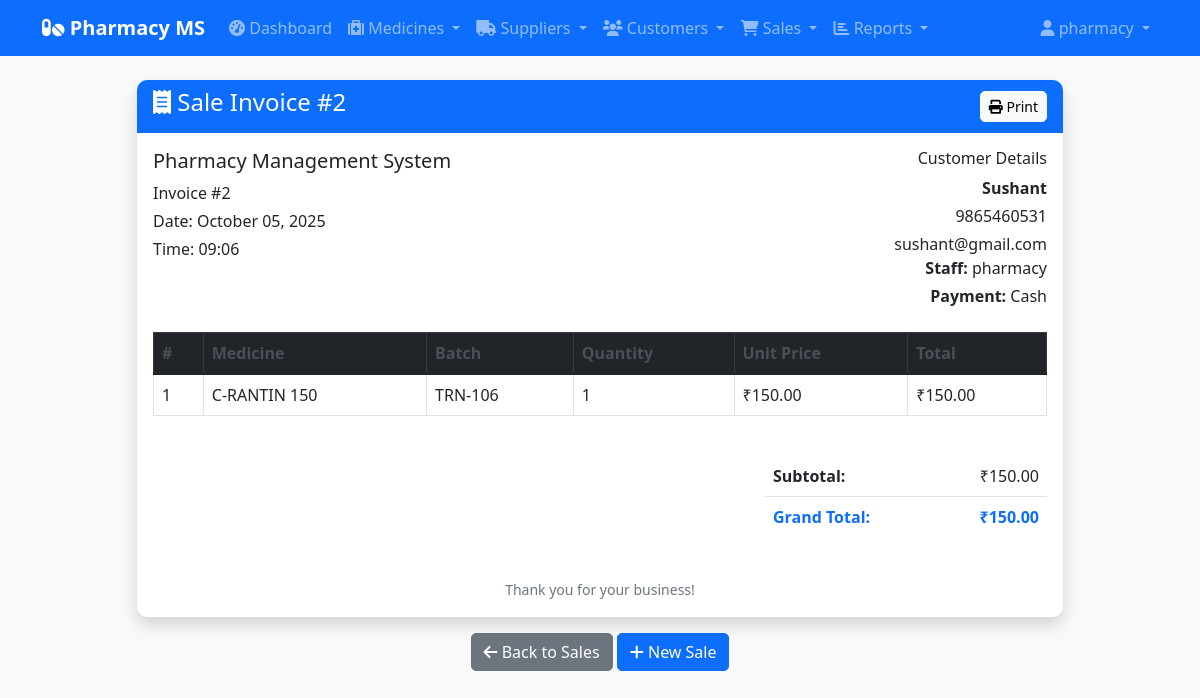
/sales/sales/2/ (signed in), run on the app's committed database.
### sales/models.py (models this page shows, shortened)
class Sale(models.Model):
    customer = models.ForeignKey(Customer, on_delete=models.CASCADE, null=True, blank=True)
    staff = models.ForeignKey(User, on_delete=models.CASCADE)
    total_amount = models.DecimalField(max_digits=10, decimal_places=2)
    discount = models.DecimalField(max_digits=10, decimal_places=2, default=0)
    tax = models.DecimalField(max_digits=10, decimal_places=2, default=0)
    final_amount = models.DecimalField(max_digits=10, decimal_places=2)
    payment_method = models.CharField(max_length=20, choices=[
        ('cash', 'Cash'),
        ('card', 'Card'),
        ('upi', 'UPI'),
        ('other', 'Other')
    ], default='cash')
    created_at = models.DateTimeField(auto_now_add=True)
    updated_at = models.DateTimeField(auto_now=True)

class SaleItem(models.Model):
    sale = models.ForeignKey(Sale, on_delete=models.CASCADE, related_name='items')
    medicine = models.ForeignKey(Medicine, on_delete=models.CASCADE)
    quantity = models.PositiveIntegerField()
    unit_price = models.DecimalField(max_digits=10, decimal_places=2)
    total_price = models.DecimalField(max_digits=10, decimal_places=2)

### accounts/models.py (models this page shows, shortened)
class Customer(models.Model):
    user = models.OneToOneField(User, on_delete=models.CASCADE, null=True, blank=True)
    name = models.CharField(max_length=100)
    contact_no = models.CharField(max_length=20)
    email = models.EmailField(blank=True)
    address = models.TextField(blank=True)
    date_of_birth = models.DateField(null=True, blank=True)
    medical_history = models.TextField(blank=True)
    created_at = models.DateTimeField(auto_now_add=True)

### medicines/models.py (models this page shows, shortened)
class Medicine(models.Model):
    name = models.CharField(max_length=100)
    manufacturer = models.CharField(max_length=100)
    batch_no = models.CharField(max_length=50)
    quantity = models.PositiveIntegerField()
    price = models.FloatField()
    expiry_date = models.DateField()
    added_on = models.DateTimeField(auto_now_add=True)

### sales/views.py (the view)
# urls.py: path('sales/<int:pk>/', views.sale_detail, name='sale_detail'),
@login_required
def sale_detail(request, pk):
    sale = get_object_or_404(Sale, pk=pk)
    items = sale.items.all()
    discount_amount = (sale.total_amount * sale.discount) / 100 if sale.discount > 0 else Decimal('0.00')
    taxable_amount = sale.total_amount - discount_amount
    tax_amount = (taxable_amount * sale.tax) / 100 if sale.tax > 0 else Decimal('0.00')
    context = {
        'sale': sale,
        'items': items,
        'discount_amount': discount_amount,
        'tax_amount': tax_amount,
    }
    return render(request, 'sales/sale_detail.html', context)

### templates/sales/sale_detail.html (shortened to what this page needs)
{% extends 'base.html' %}
{% block content %}
<div class="row justify-content-center">
    <div class="col-lg-10">
        <div class="card shadow">
            <div class="card-header bg-primary text-white d-flex justify-content-between align-items-center">
                <h4><i class="fas fa-receipt"></i> Sale Invoice #{{ sale.id }}</h4>
                <div>
                    <button onclick="window.print()" class="btn btn-light btn-sm">
                        <i class="fas fa-print"></i> Print
                    </button>
                </div>
            </div>
            <div class="card-body">
                <div class="row mb-4">
                    <div class="col-md-6">
                        <h5>Pharmacy Management System</h5>
                        <p class="mb-1">Invoice #{{ sale.id }}</p>
                        <p class="mb-1">Date: {{ sale.created_at|date:"F d, Y" }}</p>
                        <p class="mb-0">Time: {{ sale.created_at|time:"H:i" }}</p>
                    </div>
                    <div class="col-md-6 text-end">
                        <h6>Customer Details</h6>
                        <p class="mb-1"><strong>{{ sale.customer.name|default:"Walk-in Customer" }}</strong></p>
                        {% if sale.customer %}
                            <p class="mb-1">{{ sale.customer.contact_no }}</p>
                            <p class="mb-0">{{ sale.customer.email }}</p>
                        {% endif %}
                        <p class="mb-1"><strong>Staff:</strong> {{ sale.staff.get_full_name|default:sale.staff.username }}</p>
                        <p class="mb-0"><strong>Payment:</strong> {{ sale.payment_method|title }}</p>
                    </div>
                </div>
                <div class="table-responsive mb-4">
                    <table class="table table-bordered">
                        <thead class="table-dark">
                            <tr>
                                <th>#</th>
                                <th>Medicine</th>
                                <th>Batch</th>
                                <th>Quantity</th>
                                <th>Unit Price</th>
                                <th>Total</th>
                            </tr>
                        </thead>
                        <tbody>
                            {% for item in items %}
                                <tr>
                                    <td>{{ forloop.counter }}</td>
                                    <td>{{ item.medicine.name }}</td>
                                    <td>{{ item.medicine.batch_no }}</td>
                                    <td>{{ item.quantity }}</td>
                                    <td>₹{{ item.unit_price }}</td>
                                    <td>₹{{ item.total_price }}</td>
                                </tr>
                            {% endfor %}
                        </tbody>
                    </table>
                </div>
                <div class="row">
                    <div class="col-md-8"></div>
                    <div class="col-md-4">
                        <table class="table table-borderless">
                            <tr>
                                <td><strong>Subtotal:</strong></td>
                                <td class="text-end">₹{{ sale.total_amount|floatformat:2 }}</td>
                            </tr>
                            <tr class="border-top">
                                <td><strong class="text-primary">Grand Total:</strong></td>
                                <td class="text-end"><strong class="text-primary">₹{{ sale.final_amount|floatformat:2 }}</strong></td>
                            </tr>
                        </table>
                    </div>
                </div>
                <div class="row mt-4">
                    <div class="col-12 text-center text-muted">
                        <small>Thank you for your business!</small>
                    </div>
                </div>
            </div>
        </div>
    </div>
</div>
<div class="row justify-content-center mt-3">
    <div class="col-lg-10 text-center">
        <a href="{% url 'sales:sale_list' %}" class="btn btn-secondary">
            <i class="fas fa-arrow-left"></i> Back to Sales
        </a>
        <a href="{% url 'sales:sale_create' %}" class="btn btn-primary">
            <i class="fas fa-plus"></i> New Sale
        </a>
    </div>
</div>
{% endblock %}

### templates/base.html (shortened to what this page needs)
<!DOCTYPE html>
<html lang="en">
<head>
    <link href="https://cdn.jsdelivr.net/npm/bootstrap@5.1.3/dist/css/bootstrap.min.css" rel="stylesheet">
    <link href="https://cdnjs.cloudflare.com/ajax/libs/font-awesome/6.0.0/css/all.min.css" rel="stylesheet">
    {% load static %}
    <link rel="stylesheet" href="{% static 'css/style.css' %}">
</head>
<body>
    <nav class="navbar navbar-expand-lg navbar-dark bg-primary">
        <div class="container">
            <a class="navbar-brand" href="{% url 'reports:dashboard' %}">
                <i class="fas fa-pills"></i> Pharmacy MS
            </a>
            <div class="collapse navbar-collapse" id="navbarNav">
                <ul class="navbar-nav me-auto">
                    <li class="nav-item">
                        <a class="nav-link" href="{% url 'reports:dashboard' %}">
                            <i class="fas fa-tachometer-alt"></i> Dashboard
                        </a>
                    </li>
                    <li class="nav-item dropdown">
                        <a class="nav-link dropdown-toggle" href="#" id="medicinesDropdown" role="button" data-bs-toggle="dropdown">
                            <i class="fas fa-medkit"></i> Medicines
                        </a>
                    </li>
                    <li class="nav-item dropdown">
                        <a class="nav-link dropdown-toggle" href="#" id="suppliersDropdown" role="button" data-bs-toggle="dropdown">
                            <i class="fas fa-truck"></i> Suppliers
                        </a>
                    </li>
                    <li class="nav-item dropdown">
                        <a class="nav-link dropdown-toggle" href="#" id="customersDropdown" role="button" data-bs-toggle="dropdown">
                            <i class="fas fa-users"></i> Customers
                        </a>
                    </li>
                    <li class="nav-item dropdown">
                        <a class="nav-link dropdown-toggle" href="#" id="salesDropdown" role="button" data-bs-toggle="dropdown">
                            <i class="fas fa-shopping-cart"></i> Sales
                        </a>
                    </li>
                    <li class="nav-item dropdown">
                        <a class="nav-link dropdown-toggle" href="#" id="reportsDropdown" role="button" data-bs-toggle="dropdown">
                            <i class="fas fa-chart-bar"></i> Reports
                        </a>
                    </li>
                </ul>
                <ul class="navbar-nav">
                    <li class="nav-item dropdown">
                        <a class="nav-link dropdown-toggle" href="#" id="userDropdown" role="button" data-bs-toggle="dropdown">
                            <i class="fas fa-user"></i> {{ user.username }}
                        </a>
                    </li>
                </ul>
            </div>
        </div>
    </nav>
    <div class="container mt-4">
        {% block content %}{% endblock %}
    </div>
</body>
</html>

### static/css/style.css (style rules this page uses)
body { background-color: #f8f9fa; }
.navbar-brand { font-weight: bold; }
.card { border: none; border-radius: 10px; box-shadow: 0 2px 10px rgba(0,0,0,0.1); }
.card-header { border-radius: 10px 10px 0 0 !important; border: none; }
.btn { border-radius: 5px; }
.table th { border-top: none; font-weight: 600; color: #495057; }

### data on the page
Sale: id "2", created_at "October 05, 2025", created_at "09:06", customer.name "Sushant", customer.contact_no "9865460531", customer.email "sushant@gmail.com", staff.get_full_name "pharmacy", payment_method "Cash", total_amount "150.00", final_amount "150.00"
SaleItem: medicine.name "C-RANTIN 150", medicine.batch_no "TRN-106", quantity "1", unit_price "150.00", total_price "150.00"

### other printed values
{{ user.username }} "pharmacy"
